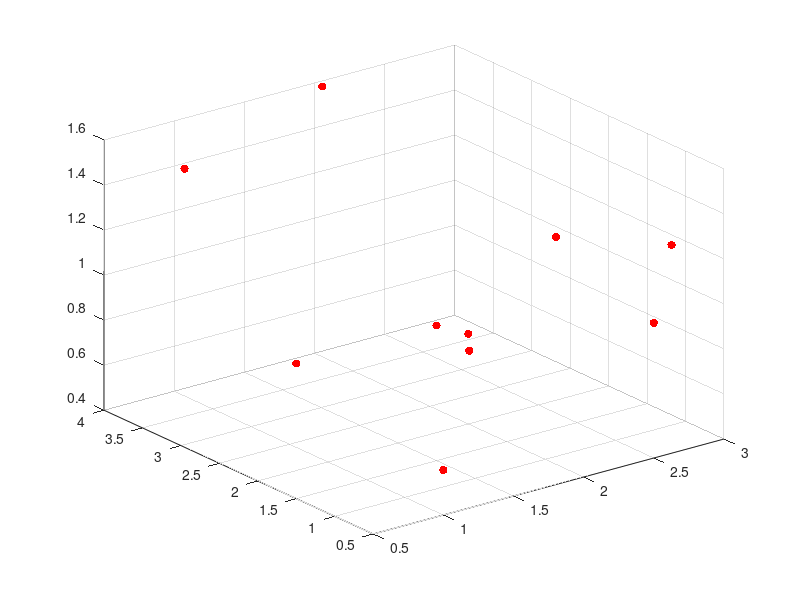

Recreate this plot in MATLAB. (Note: this script raises an error after producing the figure.)
x = [2.5,2.0,1.5,1.0,2.5,2.9,0.5,0.8,2.9,2.0];
y = [2.9,2.0,1.5,0.5,0.5,1.0,1.5,3.5,2.5,3.9];
z = [0.5,0.8,1.0,0.6,1.0,1.2,1.0,1.5,1.0,1.6];

%Results from first order reflections
x_pred = [3.4,1.1,1.5,1.8,3.4,2.2,1.5,1.8,1.9,1.2];
y_pred = [1.8,2.8,2.2,1.3,2.6,0.2,1.0,4.2,1.9,2.01];
z_pred = [0.34,1.8,1.9,1.5,1.3,2.1,1.9,3.0,2.1,1.1];

x_pred_better = [2.8,1.6,1.7,1.3,2.2,1.3,1.1,1.3,2.1,1.51];
y_pred_better = [1.9,2.1,1.1,1.0,1.0,0.6,1.7,3.8,2.1,2.5];
z_pred_better = [0.45,1.7,1.4,1.2,1.3,1.4,1.43,2.4,1.55,1.4];

figure(1)
scatter3(x, y, z, 'r', 'filled')
hold on
scatter3(x_pred, y_pred, z_pred,'p', 'g', 'filled')
hold on
scatter3(x_pred_better, y_pred_better,z_pred_better,'^','b','filled')
hold off
grid on
legend('original','predicted','refined')

err_x = sum((bsxfun(@minus,x,x_pred)).^2);
err_y = sum((bsxfun(@minus,y,y_pred)).^2);
err_z = sum((bsxfun(@minus,y,y_pred)).^2);

err_x2 = sum((bsxfun(@minus,x,x_pred_better)).^2);
err_y2 = sum((bsxfun(@minus,y,y_pred_better)).^2);
err_z2 = sum((bsxfun(@minus,z,z_pred_better)).^2);

disp(sqrt(err_x+err_y+err_z));
disp(sqrt(err_x2+err_y2+err_z2));